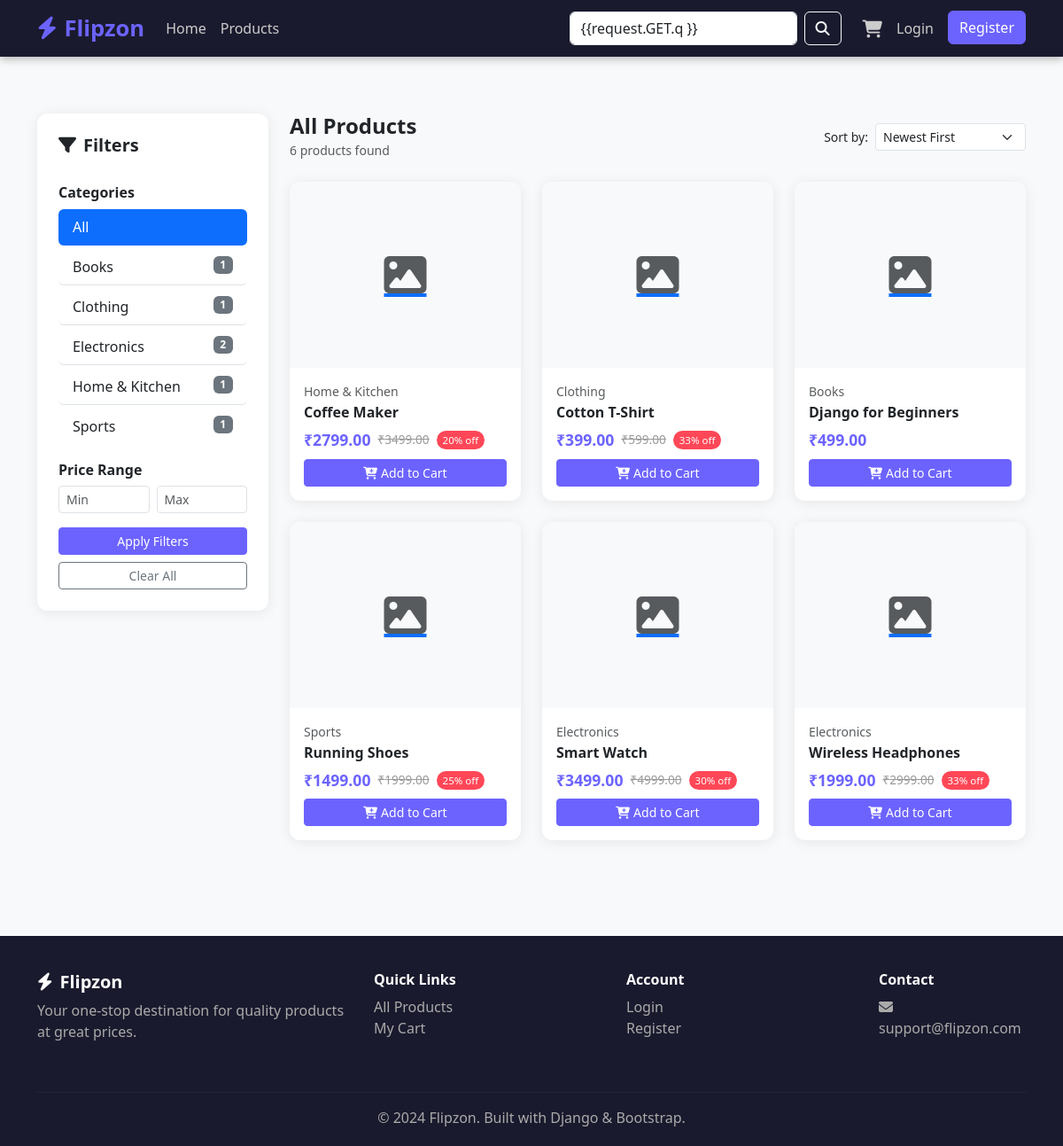
Screenshot of /products/ with the database file from the repository.
### store/models.py (models this page shows, shortened)
class Category(models.Model):
    name = models.CharField(max_length=200)
    slug = models.SlugField(unique=True, blank=True)
    description = models.TextField(blank=True)
    class Meta:
        verbose_name_plural = 'Categories'
        ordering = ['name']

class Product(models.Model):
    category = models.ForeignKey(
        Category,
        on_delete=models.CASCADE,
        related_name='products'
    )
    name = models.CharField(max_length=200)
    slug = models.SlugField(unique=True, blank=True)
    description = models.TextField()
    price = models.DecimalField(max_digits=10, decimal_places=2)
    discount_price = models.DecimalField(
        max_digits=10,
        decimal_places=2,
        blank=True,
        null=True
    )
    image = models.ImageField(
        upload_to='products/',
        blank=True,
        null=True
    )
    stock = models.PositiveIntegerField(default=0)
    available = models.BooleanField(default=True)
    featured = models.BooleanField(default=False)
    created_at = models.DateTimeField(auto_now_add=True)
    class Meta:
        ordering = ['-created_at']
    @property
    def final_price(self):
        return self.discount_price if self.discount_price else self.price
    @property
    def discount_percent(self):
        if self.discount_price:
            return int(((self.price - self.discount_price) / self.price) * 100)
        return 0
    @property
    def in_stock(self):
        return self.stock > 0

### store/views.py (the view)
# urls.py: path('products/', views.product_list, name='product_list'),
def product_list(request):
    products = Product.objects.filter(available=True)
    categories = Category.objects.all()
    category_slug = request.GET.get('category')
    search_query = request.GET.get('q', '')
    min_price = request.GET.get('min_price')
    max_price = request.GET.get('max_price')
    sort_by = request.GET.get('sort', '-created_at')
    selected_category = None
    if category_slug:
        selected_category = get_object_or_404(Category, slug=category_slug)
        products = products.filter(category=selected_category)
    if search_query:
        products = products.filter(
            Q(name__icontains=search_query) |
            Q(description__icontains=search_query)
        )
    if min_price:
        products = products.filter(price__gte=min_price)
    if max_price:
        products = products.filter(price__lte=max_price)
    sort_map = {
        'price_asc': 'price',
        'price_desc': '-price',
        'name': 'name',
        '-created_at': '-created_at',
    }
    products = products.order_by(sort_map.get(sort_by, '-created_at'))
    return render(request, 'store/product_list.html', {
        'products': products,
        'categories': categories,
        'selected_category': selected_category,
        'search_query': search_query,
        'sort_by': sort_by,
    })

### store/templates/store/product_list.html (shortened to what this page needs)
{% extends 'base.html' %}
{% block content %}
<div class="container py-5">
  <div class="row">
    <div class="col-md-3 mb-4">
      <div class="card p-4">
        <h5 class="fw-bold mb-3">
          <i class="fas fa-filter me-2"></i>Filters
        </h5>
        <form method="get">
          <h6 class="fw-semibold mt-3">Categories</h6>
          <div class="list-group list-group-flush mb-3">
            <a href="{% url 'store:product_list' %}{% if request.GET.q %}?q={{ request.GET.q }}{% endif %}"
               class="list-group-item list-group-item-action {% if not selected_category %}active{% endif %} py-2 rounded mb-1">
              All
            </a>
            {% for cat in categories %}
              <a href="?category={{ cat.slug }}
                {% if request.GET.max_price %}&max_price={{ request.GET.max_price }}{% endif %}"
                 class="list-group-item list-group-item-action {% if selected_category and selected_category.slug == cat.slug %}active{% endif %} py-2 rounded mb-1">
                {{ cat.name }}
                <span class="badge bg-secondary float-end">{{ cat.products.count }}</span>
              </a>
            {% endfor %}
          </div>
          <h6 class="fw-semibold">Price Range</h6>
          <div class="row g-2 mb-3">
            <div class="col-6">
              <input type="number" class="form-control form-control-sm"
                     name="min_price" placeholder="Min"
                     value="{{ request.GET.min_price }}">
            </div>
            <div class="col-6">
              <input type="number" class="form-control form-control-sm"
                     name="max_price" placeholder="Max"
                     value="{{ request.GET.max_price }}">
            </div>
          </div>
          <button type="submit" class="btn btn-primary btn-sm w-100">
            Apply Filters
          </button>
          <a href="{% url 'store:product_list' %}"
             class="btn btn-outline-secondary btn-sm w-100 mt-2">
            Clear All
          </a>
        </form>
      </div>
    </div>
    <div class="col-md-9">
      <div class="d-flex justify-content-between align-items-center mb-4">
        <div>
          <h4 class="fw-bold mb-0">
            {% if selected_category %}
              {{ selected_category.name }}
            {% elif search_query %}
              Results for "{{ search_query }}"
            {% else %}
              All Products
            {% endif %}
          </h4>
          <small class="text-muted">{{ products|length }} products found</small>
        </div>
        <form method="get" class="d-flex align-items-center gap-2">
          <label class="mb-0 small">Sort by:</label>
          <select name="sort" class="form-select form-select-sm"
                  style="width:170px;" onchange="this.form.submit()">
            <option value="-created_at" {% if sort_by == '-created_at' %}selected{% endif %}>
              Newest First
            </option>
          </select>
        </form>
      </div>
      {% if products %}
        <div class="row g-4">
          {% for p in products %}
            <div class="col-6 col-md-4">
              <div class="card h-100">
                <a href="{% url 'store:product_detail' p.slug %}">
                  {% if p.image %}
                    <img src="{{ p.image.url }}" class="product-img w-100" alt="{{ p.name }}">
                  {% else %}
                    <div class="product-img w-100 bg-light d-flex align-items-center justify-content-center">
                      <i class="fas fa-image fa-3x text-muted"></i>
                    </div>
                  {% endif %}
                </a>
                <div class="card-body d-flex flex-column">
                  <small class="text-muted">{{ p.category.name }}</small>
                  <h6 class="fw-bold mt-1">
                    <a href="{% url 'store:product_detail' p.slug %}"
                       class="text-dark text-decoration-none">
                      {{ p.name }}
                    </a>
                  </h6>
                  <div class="d-flex align-items-center gap-2 mb-2">
                    <span class="price">₹{{ p.final_price }}</span>
                    {% if p.discount_price %}
                      <span class="old-price">₹{{ p.price }}</span>
                      <span class="discount-badge">{{ p.discount_percent }}% off</span>
                    {% endif %}
                  </div>
                  <div class="mt-auto">
                    {% if p.in_stock %}
                      <form action="{% url 'cart:add' p.id %}" method="post">
                        <button class="btn btn-primary btn-sm w-100">
                          <i class="fas fa-cart-plus me-1"></i>Add to Cart
                        </button>
                      </form>
                    {% else %}
                      <button class="btn btn-secondary btn-sm w-100" disabled>
                        Out of Stock
                      </button>
                    {% endif %}
                  </div>
                </div>
              </div>
            </div>
          {% endfor %}
        </div>
      {% endif %}
    </div>
  </div>
</div>
{% endblock %}

### templates/base.html (style rules this page uses)
:root { --primary: #6c63ff; --secondary: #f5a623; --dark: #1a1a2e; }
body { font-family: 'Segoe UI', sans-serif; background: #f8f9fa; }
.btn-primary { background: var(--primary); border-color: var(--primary); }
.card { border: none; box-shadow: 0 2px 15px rgba(0,0,0,0.08); border-radius: 12px; transition: transform 0.2s, box-shadow 0.2s; }
.product-img { height: 210px; object-fit: cover; border-radius: 12px 12px 0 0; }
.price { color: var(--primary); font-weight: 700; font-size: 1.1rem; }
.old-price { text-decoration: line-through; color: #999; font-size: 0.85rem; }
.discount-badge { background: #ff4757; color: #fff; font-size: 0.72rem; padding: 2px 7px; border-radius: 20px; }

### rows the page displays
Category: name "Books", products.count "1"
Category: name "Clothing", products.count "1"
Category: name "Electronics", products.count "2"
Category: name "Home & Kitchen", products.count "1"
Category: name "Sports", products.count "1"
Product: category.name "Home & Kitchen", name "Coffee Maker", final_price "2799.00", price "3499.00", discount_percent "20", stock "Add to Cart"
Product: category.name "Clothing", name "Cotton T-Shirt", final_price "399.00", price "599.00", discount_percent "33", stock "Add to Cart"
Product: category.name "Books", name "Django for Beginners", final_price "499.00", stock "Add to Cart"
Product: category.name "Sports", name "Running Shoes", final_price "1499.00", price "1999.00", discount_percent "25", stock "Add to Cart"
Product: category.name "Electronics", name "Smart Watch", final_price "3499.00", price "4999.00", discount_percent "30", stock "Add to Cart"
Product: category.name "Electronics", name "Wireless Headphones", final_price "1999.00", price "2999.00", discount_percent "33", stock "Add to Cart"

### other values shown
{{ products|length }} "6"
